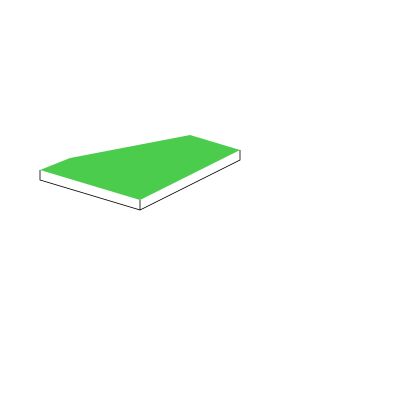

Write the Python code that produced this figure.
import cairo


# Create the surface and context
width, height = 400, 400
surface = cairo.ImageSurface(cairo.FORMAT_ARGB32, width, height)
context = cairo.Context(surface)
context.set_source_rgb(1, 1, 1)  #white
context.rectangle(0, 0, width, height)  
context.fill()

# Lawn color (RGB)
lawn_color = (0.3, 0.8, 0.3)  # Green

#ground structure
context.set_source_rgb(*lawn_color)  # Set lawn color
context.move_to(70,158)
context.line_to(40, 170)
context.line_to(140, 200)
context.line_to(240, 150)
context.line_to(190,135)
context.close_path()  # Close the shape
context.fill()  # Fill the shape with the lawn color

context.move_to(40,170)
context.line_to(40,180)
context.line_to(140,210)
context.line_to(240,160)
context.line_to(240,150)

context.move_to(140,200)
context.line_to(140,210)

context.set_source_rgb(0,0,0)
context.set_line_width(0.8)
context.stroke()

surface.write_to_png("ground.png")
